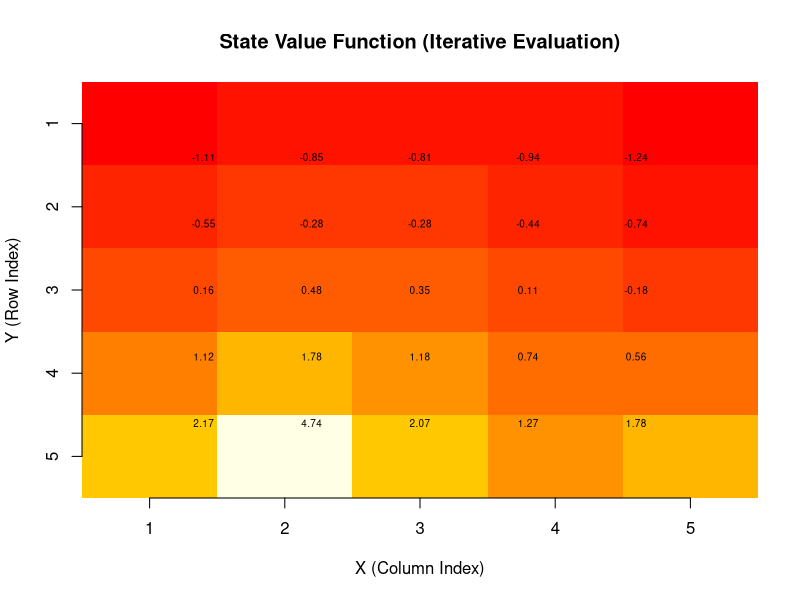

Here is the R script that generated this plot:
# -------------------------
# Part 1-1: Policy Evaluation with Uniform Random Policy
# -------------------------
library(Matrix)

grid_size <- 5
gamma <- 0.95
n_states <- grid_size^2

coord_to_state <- function(x, y) (y - 1) * grid_size + x

blue_state   <- coord_to_state(2, 5)
red_state    <- coord_to_state(3, 2)
yellow_state <- coord_to_state(5, 1)
green_state  <- coord_to_state(5, 5)

actions <- list(up = c(0, 1), down = c(0, -1), left = c(-1, 0), right = c(1, 0))
action_names <- names(actions)
n_actions <- length(actions)

get_transition <- function(state, action) {
  x <- (state - 1) %% grid_size + 1
  y <- (state - 1) %/% grid_size + 1
  
  if (state == blue_state) {
    return(list(states = red_state, rewards = 5, probs = 1))
  }
  if (state == green_state) {
    return(list(states = c(red_state, yellow_state), rewards = c(2.5, 2.5), probs = c(0.5, 0.5)))
  }
  
  dxdy <- actions[[action]]
  new_x <- x + dxdy[1]
  new_y <- y + dxdy[2]
  
  if (new_x < 1 || new_x > grid_size || new_y < 1 || new_y > grid_size) {
    new_state <- state
    reward <- -0.5
  } else {
    new_state <- coord_to_state(new_x, new_y)
    reward <- 0
  }
  
  list(states = new_state, rewards = reward, probs = 1)
}

P <- Matrix(0, nrow = n_states, ncol = n_states, sparse = TRUE)
R <- numeric(n_states)

for (s in 1:n_states) {
  for (a in action_names) {
    trans <- get_transition(s, a)
    for (i in seq_along(trans$states)) {
      s_prime <- trans$states[i]
      reward <- trans$rewards[i]
      prob <- trans$probs[i] / n_actions
      P[s, s_prime] <- P[s, s_prime] + prob
      R[s] <- R[s] + prob * reward
    }
  }
}

I <- Diagonal(n_states)
V_bellman <- solve(I - gamma * P, R)

V_iter <- rep(0, n_states)
threshold <- 1e-4
delta <- 1

while (delta > threshold) {
  delta <- 0
  V_new <- V_iter
  for (s in 1:n_states) {
    v <- 0
    for (a in action_names) {
      trans <- get_transition(s, a)
      for (i in seq_along(trans$states)) {
        s_prime <- trans$states[i]
        reward <- trans$rewards[i]
        prob <- trans$probs[i] / n_actions
        v <- v + prob * (reward + gamma * V_iter[s_prime])
      }
    }
    delta <- max(delta, abs(V_iter[s] - v))
    V_new[s] <- v
  }
  V_iter <- V_new
}

V_matrix <- matrix(V_iter, nrow = grid_size, byrow = TRUE)

image(t(apply(V_matrix, 2, rev)), main = "State Value Function (Iterative Evaluation)",
      col = heat.colors(20), xlab = "X (Column Index)", ylab = "Y (Row Index)", axes = FALSE)
axis(1, at = seq(0, 1, length.out = grid_size), labels = 1:grid_size)
axis(2, at = seq(0, 1, length.out = grid_size), labels = grid_size:1)

for (i in 1:grid_size) {
  for (j in 1:grid_size) {
    text((i - 0.5) / grid_size, (grid_size - j + 0.5) / grid_size,
         labels = sprintf("%.2f", V_matrix[j, i]), cex = 0.6)
  }
}

cat("Value Function Matrix (Y from top to bottom):\n")
print(round(V_matrix[grid_size:1, ], 2))


# -------------------------
# Part 1-2: Bellman Optimality with Value Iteration and Policy Iteration
# -------------------------
value_iteration <- function(threshold = 1e-4, gamma = 0.95) {
  V <- rep(0, n_states)
  policy <- rep(NA, n_states)
  delta <- Inf
  
  while (delta > threshold) {
    delta <- 0
    V_new <- V
    for (s in 1:n_states) {
      max_v <- -Inf
      best_a <- NA
      for (a in action_names) {
        trans <- get_transition(s, a)
        v <- 0
        for (i in seq_along(trans$states)) {
          s_prime <- trans$states[i]
          reward <- trans$rewards[i]
          prob <- trans$probs[i]
          v <- v + prob * (reward + gamma * V[s_prime])
        }
        if (v > max_v) {
          max_v <- v
          best_a <- a
        }
      }
      V_new[s] <- max_v
      policy[s] <- best_a
      delta <- max(delta, abs(V[s] - V_new[s]))
    }
    V <- V_new
  }
  list(V = V, policy = policy)
}

policy_iteration <- function(gamma = 0.95, threshold = 1e-4) {
  policy <- sample(action_names, n_states, replace = TRUE)
  V <- rep(0, n_states)
  is_stable <- FALSE
  
  while (!is_stable) {
    repeat {
      delta <- 0
      V_new <- V
      for (s in 1:n_states) {
        trans <- get_transition(s, policy[s])
        v <- 0
        for (i in seq_along(trans$states)) {
          s_prime <- trans$states[i]
          reward <- trans$rewards[i]
          prob <- trans$probs[i]
          v <- v + prob * (reward + gamma * V[s_prime])
        }
        delta <- max(delta, abs(V[s] - v))
        V_new[s] <- v
      }
      V <- V_new
      if (delta < threshold) break
    }
    
    is_stable <- TRUE
    for (s in 1:n_states) {
      old_action <- policy[s]
      max_v <- -Inf
      best_a <- NA
      for (a in action_names) {
        trans <- get_transition(s, a)
        v <- 0
        for (i in seq_along(trans$states)) {
          s_prime <- trans$states[i]
          reward <- trans$rewards[i]
          prob <- trans$probs[i]
          v <- v + prob * (reward + gamma * V[s_prime])
        }
        if (v > max_v) {
          max_v <- v
          best_a <- a
        }
      }
      policy[s] <- best_a
      if (old_action != best_a) is_stable <- FALSE
    }
  }
  list(V = V, policy = policy)
}

policy_result <- value_iteration()
symbol_map <- list(up = "↑", down = "↓", left = "←", right = "→")
policy_symbols <- matrix(sapply(policy_result$policy, function(a) symbol_map[[a]]),
                         nrow = grid_size, byrow = TRUE)
print(policy_symbols[grid_size:1, ])


# -------------------------
# Part 2-1: Monte Carlo Control with Exploring Starts and Epsilon-soft Policies
# -------------------------
terminal_coords <- list(c(1,2), c(1,4), c(5,4))
terminal_states <- sapply(terminal_coords, function(x) coord_to_state(x[1], x[2]))

blue_state   <- coord_to_state(2, 5)
red_state    <- coord_to_state(3, 1)
yellow_state <- coord_to_state(5, 1)
green_state  <- coord_to_state(5, 5)

get_transition_mod <- function(state, action) {
  if (state %in% terminal_states) {
    return(list(states = state, rewards = 0, probs = 1, done = TRUE))
  }
  
  x <- (state - 1) %% grid_size + 1
  y <- (state - 1) %/% grid_size + 1
  
  dxdy <- actions[[action]]
  new_x <- x + dxdy[1]
  new_y <- y + dxdy[2]
  
  if (new_x < 1 || new_x > grid_size || new_y < 1 || new_y > grid_size) {
    if (state %in% c(red_state, yellow_state) || !(state %in% c(blue_state, green_state))) {
      return(list(states = state, rewards = -0.5, probs = 1, done = FALSE))
    } else {
      return(list(states = state, rewards = 0, probs = 1, done = FALSE))
    }
  } else {
    new_state <- coord_to_state(new_x, new_y)
    if (state %in% c(red_state, yellow_state) || !(state %in% c(blue_state, green_state))) {
      done <- new_state %in% terminal_states
      return(list(states = new_state, rewards = -0.2, probs = 1, done = done))
    } else {
      done <- new_state %in% terminal_states
      return(list(states = new_state, rewards = 0, probs = 1, done = done))
    }
  }
}

init_Q_returns <- function() {
  Q <- matrix(0, nrow = n_states, ncol = n_actions,
              dimnames = list(1:n_states, action_names))
  Returns_count <- matrix(0, nrow = n_states, ncol = n_actions,
                          dimnames = list(1:n_states, action_names))
  list(Q = Q, Returns_count = Returns_count)
}

generate_episode <- function(pi, max_steps = 1000) {
  possible_starts <- setdiff(1:n_states, terminal_states)
  state <- sample(possible_starts, 1)
  
  episode <- list(states = c(), actions = c(), rewards = c())
  
  done <- FALSE
  steps <- 0
  
  while (!done && steps < max_steps) {
    episode$states <- c(episode$states, state)
    action_prob <- pi(state)
    action <- sample(action_names, 1, prob = action_prob)
    episode$actions <- c(episode$actions, action)
    
    trans <- get_transition_mod(state, action)
    episode$rewards <- c(episode$rewards, trans$rewards)
    
    state <- trans$states
    done <- trans$done
    
    steps <- steps + 1
  }
  episode
}

mc_control_es <- function(n_episodes = 10000, gamma = 0.95) {
  init <- init_Q_returns()
  Q <- init$Q
  Returns_count <- init$Returns_count
  policy <- vector("list", n_states)
  for (s in 1:n_states) policy[[s]] <- rep(1/n_actions, n_actions)
  
  for (episode_i in 1:n_episodes) {
    s_start <- sample(setdiff(1:n_states, terminal_states), 1)
    a_start <- sample(action_names, 1)
    
    pi_episode <- function(s) {
      if (s == s_start) {
        probs <- rep(0, n_actions)
        probs[which(action_names == a_start)] <- 1
        return(probs)
      } else {
        return(policy[[s]])
      }
    }
    
    episode <- generate_episode(pi_episode)
    
    G <- 0
    visited_sa <- list()
    for (t in seq(length(episode$states), 1)) {
      s <- episode$states[t]
      a <- episode$actions[t]
      r <- episode$rewards[t]
      G <- gamma * G + r
      sa <- paste(s,a,sep = "-")
      if (!(sa %in% visited_sa)) {
        Returns_count[s,a] <- Returns_count[s,a] + 1
        Q[s,a] <- Q[s,a] + (G - Q[s,a]) / Returns_count[s,a]
        visited_sa <- c(visited_sa, sa)
        
        best_a <- action_names[which.max(Q[s,])]
        policy[[s]] <- rep(0, n_actions)
        policy[[s]][which(action_names == best_a)] <- 1
      }
    }
  }
  list(Q = Q, policy = policy)
}

mc_control_epsilon_soft <- function(n_episodes = 10000, gamma = 0.95, epsilon = 0.1) {
  init <- init_Q_returns()
  Q <- init$Q
  Returns_count <- init$Returns_count
  
  policy <- vector("list", n_states)
  for (s in 1:n_states) policy[[s]] <- rep(1/n_actions, n_actions)
  
  pi_func <- function(s) policy[[s]]
  
  for (episode_i in 1:n_episodes) {
    episode <- generate_episode(pi_func)
    
    G <- 0
    visited_sa <- list()
    for (t in seq(length(episode$states), 1)) {
      s <- episode$states[t]
      a <- episode$actions[t]
      r <- episode$rewards[t]
      G <- gamma * G + r
      sa <- paste(s,a,sep = "-")
      if (!(sa %in% visited_sa)) {
        Returns_count[s,a] <- Returns_count[s,a] + 1
        Q[s,a] <- Q[s,a] + (G - Q[s,a]) / Returns_count[s,a]
        visited_sa <- c(visited_sa, sa)
        
        best_a <- action_names[which.max(Q[s,])]
        new_policy <- rep(epsilon / n_actions, n_actions)
        new_policy[which(action_names == best_a)] <- 1 - epsilon + epsilon / n_actions
        policy[[s]] <- new_policy
      }
    }
  }
  list(Q = Q, policy = policy)
}

set.seed(42)
result_es <- mc_control_es(n_episodes = 5000)
result_eps <- mc_control_epsilon_soft(n_episodes = 5000, epsilon = 0.1)

symbol_map <- list(up = "↑", down = "↓", left = "←", right = "→")

policy_to_matrix <- function(policy) {
  mat <- matrix("", nrow = grid_size, ncol = grid_size)
  for (s in 1:n_states) {
    action_probs <- policy[[s]]
    best_a <- action_names[which.max(action_probs)]
    x <- (s - 1) %% grid_size + 1
    y <- (s - 1) %/% grid_size + 1
    mat[y, x] <- symbol_map[[best_a]]
  }
  mat <- mat[grid_size:1, ]
  mat
}

cat("Policy from Exploring Starts:\n")
print(policy_to_matrix(result_es$policy))

cat("\nPolicy from Epsilon-soft:\n")
print(policy_to_matrix(result_eps$policy))



# -------------------------
# Part 2-2: Off-policy Monte Carlo Control with Importance Sampling
# -------------------------
# Define the environment
create_env <- function() {
  states <- list()
  for (i in 1:5) {
    for (j in 1:5) {
      states <- append(states, list(c(i,j)))
    }
  }
  special_states <- list(
    red = c(3,2),
    blue = c(2,5),
    yellow = c(5,1),
    green = c(5,5)
  )
  terminal_states <- list(special_states$red, special_states$blue, special_states$yellow, special_states$green)
  return(list(states = states, terminal_states = terminal_states, special = special_states))
}

is_terminal <- function(state, env) {
  for (term in env$terminal_states) {
    if (all(term == state)) return(TRUE)
  }
  return(FALSE)
}

step <- function(state, action, env) {
  directions <- list(
    c(-1,0), # up
    c(1,0),  # down
    c(0,-1), # left
    c(0,1)   # right
  )
  next_state <- pmax(pmin(state + directions[[action]], c(5,5)), c(1,1))
  
  # Rewards
  reward <- -1
  if (all(next_state == env$special$red)) reward <- -10
  if (all(next_state == env$special$blue)) reward <- -5
  if (all(next_state == env$special$yellow)) reward <- 10
  if (all(next_state == env$special$green)) reward <- 20
  
  return(list(next_state = next_state, reward = reward))
}

# Policy helpers
get_behavior_policy <- function() {
  policy <- matrix(list(), nrow = 5, ncol = 5)
  for (i in 1:5) {
    for (j in 1:5) {
      policy[[i,j]] <- rep(0.25, 4)  # 每个方向等概率
    }
  }
  return(policy)
}

get_target_policy <- function() {
  policy <- matrix(sample(1:4, 25, replace = TRUE), nrow = 5, ncol = 5)
  return(policy)
}

# Generate episode using behavior policy
generate_episode <- function(env, policy, exploring_starts = FALSE) {
  if (exploring_starts) {
    repeat {
      state <- sample(env$states, 1)[[1]]
      if (!is_terminal(state, env)) break
    }
    action <- sample(1:4, 1)  # exploring start
  } else {
    state <- sample(env$states, 1)[[1]]
    action <- sample(1:4, 1, prob = policy[[state[1], state[2]]])
  }
  
  episode <- list()
  s <- state
  a <- action
  
  while (!is_terminal(s, env)) {
    result <- step(s, a, env)
    episode <- c(episode, list(list(state = s, action = a, reward = result$reward)))
    s <- result$next_state
    a <- sample(1:4, 1, prob = policy[[s[1], s[2]]])
  }
  
  return(episode)
}

# Off-policy MC control with importance sampling
monte_carlo_off_policy <- function(env, n_episodes = 10000, gamma = 0.95) {
  Q <- array(0, dim = c(5,5,4))  # Q(s,a)
  C <- array(0, dim = c(5,5,4))  # Cumulative weights
  target_policy <- get_target_policy()
  behavior_policy <- get_behavior_policy()
  
  for (ep in 1:n_episodes) {
    episode <- generate_episode(env, behavior_policy, exploring_starts = TRUE)
    G <- 0
    W <- 1
    
    for (t in seq_along(episode)[length(episode):1]) {
      s <- episode[[t]]$state
      a <- episode[[t]]$action
      r <- episode[[t]]$reward
      
      i <- s[1]
      j <- s[2]
      G <- gamma * G + r
      
      C[i,j,a] <- C[i,j,a] + W
      Q[i,j,a] <- Q[i,j,a] + (W / C[i,j,a]) * (G - Q[i,j,a])
      
      target_policy[i,j] <- which.max(Q[i,j,])
      
      if (a != target_policy[i,j]) {
        break
      }
      
      W <- W * (1 / behavior_policy[[i,j]][a])
    }
    if (ep %% 1000 == 0) cat("Episode", ep, "done\n")
  }
  
  return(list(Q = Q, policy = target_policy))
}

# Convert policy to readable matrix
policy_to_matrix <- function(policy) {
  direction <- c("↑", "↓", "←", "→")
  matrix(sapply(policy, function(a) direction[a]), nrow = 5, ncol = 5, byrow = FALSE)
}

# Run everything
env <- create_env()
result_off <- monte_carlo_off_policy(env)
cat("\nOff-policy Optimal Policy:\n")
print(policy_to_matrix(result_off$policy))


